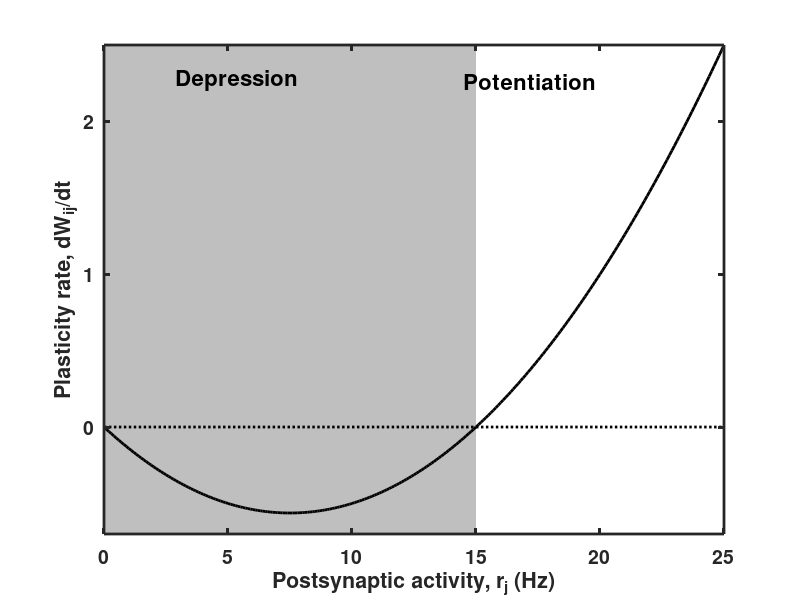

Here is the MATLAB script that generated this plot:
% quadratic_plasticty_rule.m
%
% Code to plot parabola r.(r-r_T) for a threshold r_T.
%
% This code produces Figure 8.2 of 
% An Introductory Course in Computational Neuroscience 
% by Paul Miller (Brandeis University, 2017).
%
%%%%%%%%%%%%%%%%%%%%%%%%%%%%%%%%%%%%%%%%%%%%%%%%%%%%%%%%%%%%%%%%%%%%%%%%%%%

r_pre = 10;                 % presynaptic rate
r_post = 0:0.1:25;          % set of postsynaptic rates
r_T = 15;                   % threshold rate
epsilon = 0.001;            % scales down plasticity rate
% dWdt is rate of plasticity as a function of r_post
dWdt = epsilon*r_pre*r_post.*(r_post-r_T);    

%% Set up the plotting parameters
set(0,'DefaultLineLineWidth',2,...
    'DefaultLineMarkerSize',8, ...
    'DefaultAxesLineWidth',2, ...
    'DefaultAxesFontSize',14,...
    'DefaultAxesFontWeight','Bold');
figure(1)
clf
fill([0 0 r_T r_T], [-5 5 5 -5],[0.75, 0.75, 0.75], ...
    'EdgeColor','none')
hold on

% Plot plasticity rate
plot(r_post,dWdt,'k')
hold on
%Plot dotted line to indicate zero crossings
plot(r_post,zeros(size(r_post)),'k:')

annotation('textbox',[0.22 0.85 0.1 0.02],'LineStyle','none', ...
    'FontSize',16,'FontWeight','Bold','String','Depression')
annotation('textbox',[0.58 0.85 0.1 0.02],'LineStyle','none', ...
    'FontSize',16,'FontWeight','Bold','String','Potentiation')

set(gca,'YTick',[0 1 2])
set(gca,'Layer','top')
xlabel('Postsynaptic activity, r_{j} (Hz)')
ylabel('Plasticity rate, dW_{ij}/dt')
axis([0 25 -0.7 2.5])
